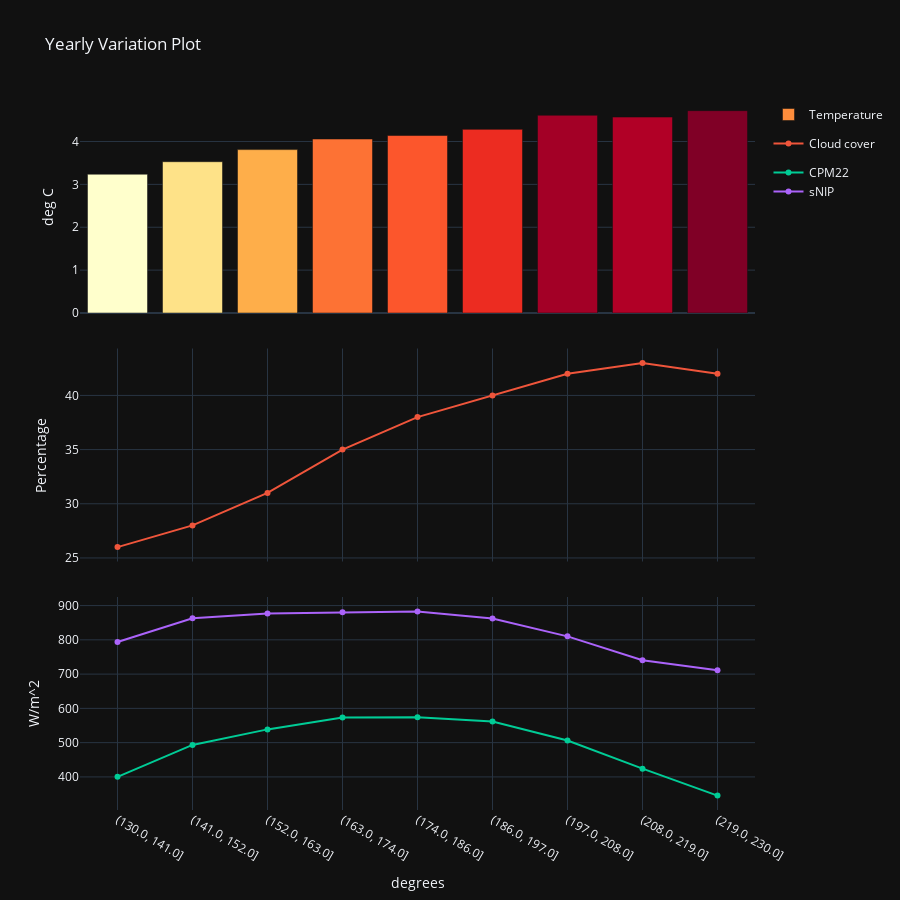

Notebook source saved alongside this figure:
### Code cell
#visualizing azimuth angle vs temperature
X = [interval for interval in dataset_train_angle.index]
trace0 = go.Bar(
    x = X, 
    y = dataset_train_angle["Tower Wet Bulb Temp [deg C]"],
    marker = dict(
        color = dataset_train_angle["Tower Wet Bulb Temp [deg C]"],
        colorscale = "ylorrd"
    ),
    name = "Temperature",
    legendgroup = "1"
)


#visualizing azimuth angle vs cloud cover
trace1 = go.Scatter(
    x = X,
    y = dataset_train_angle["Total Cloud Cover [%]"],
    mode = "markers+lines",
    name = "Cloud cover",
    legendgroup = "2"
)


#visualizing azimuth angle vs irradiation
trace2 = go.Scatter(
    x = X,
    y = dataset_train_angle["Global CMP22 (vent/cor) [W/m^2]"],
    mode = "markers+lines",
    name = "CPM22",
    legendgroup = "3"
)
trace3 = go.Scatter(
    x = X,
    y = dataset_train_angle["Direct sNIP [W/m^2]"],
    mode = "markers+lines",
    name = "sNIP",
    legendgroup = "3"
)
fig = subplots.make_subplots(rows = 3, cols = 1, 
                             shared_xaxes = True, 
                             vertical_spacing = 0.05)
fig.add_trace(trace0, row = 1, col = 1)
fig.add_trace(trace1, row = 2, col = 1)
fig.add_trace(trace2, row = 3, col = 1)
fig.add_trace(trace3, row = 3, col = 1)
fig.update_yaxes(title_text = "deg C", row = 1, col = 1)
fig.update_yaxes(title_text = "Percentage", row = 2, col = 1)
fig.update_yaxes(title_text = "W/m^2", row = 3, col = 1)
fig.update_xaxes(title_text = "degrees", row = 3, col = 1)
fig["layout"].update(title = "Yearly Variation Plot", 
                     template = "plotly_dark", height = 900)
fig.show()

### Figure 1 — Plotly figure (JSON) as saved in the notebook; plotly's stock layout.template omitted (floating-point values rounded to 4 significant figures)
{"data": [{"legendgroup": "1", "marker": {"color": [3.237, 3.529, 3.811, 4.058, 4.14, 4.284, 4.613, 4.57, 4.72], "colorscale": [[0, "rgb(255,255,204)"], [0.125, "rgb(255,237,160)"], [0.25, "rgb(254,217,118)"], [0.375, "rgb(254,178,76)"], [0.5, "rgb(253,141,60)"], [0.625, "rgb(252,78,42)"], [0.75, "rgb(227,26,28)"], [0.875, "rgb(189,0,38)"], [1, "rgb(128,0,38)"]]}, "name": "Temperature", "type": "bar", "x": ["(130.0, 141.0]", "(141.0, 152.0]", "(152.0, 163.0]", "(163.0, 174.0]", "(174.0, 186.0]", "(186.0, 197.0]", "(197.0, 208.0]", "(208.0, 219.0]", "(219.0, 230.0]"], "xaxis": "x", "y": [3.237, 3.529, 3.811, 4.058, 4.14, 4.284, 4.613, 4.57, 4.72], "yaxis": "y"}, {"legendgroup": "2", "mode": "markers+lines", "name": "Cloud cover", "type": "scatter", "x": ["(130.0, 141.0]", "(141.0, 152.0]", "(152.0, 163.0]", "(163.0, 174.0]", "(174.0, 186.0]", "(186.0, 197.0]", "(197.0, 208.0]", "(208.0, 219.0]", "(219.0, 230.0]"], "xaxis": "x2", "y": [26, 28, 31, 35, 38, 40, 42, 43, 42], "yaxis": "y2"}, {"legendgroup": "3", "mode": "markers+lines", "name": "CPM22", "type": "scatter", "x": ["(130.0, 141.0]", "(141.0, 152.0]", "(152.0, 163.0]", "(163.0, 174.0]", "(174.0, 186.0]", "(186.0, 197.0]", "(197.0, 208.0]", "(208.0, 219.0]", "(219.0, 230.0]"], "xaxis": "x3", "y": [400.2, 493.3, 538.7, 573.1, 574.0, 561.6, 506.2, 424.1, 345.5], "yaxis": "y3"}, {"legendgroup": "3", "mode": "markers+lines", "name": "sNIP", "type": "scatter", "x": ["(130.0, 141.0]", "(141.0, 152.0]", "(152.0, 163.0]", "(163.0, 174.0]", "(174.0, 186.0]", "(186.0, 197.0]", "(197.0, 208.0]", "(208.0, 219.0]", "(219.0, 230.0]"], "xaxis": "x3", "y": [793.6, 862.7, 876.5, 880.5, 883.0, 862.5, 810.1, 740.3, 711.2], "yaxis": "y3"}], "layout": {"height": 900, "title": {"text": "Yearly Variation Plot"}, "xaxis": {"anchor": "y", "domain": [0, 1], "matches": "x3", "showticklabels": false}, "xaxis2": {"anchor": "y2", "domain": [0, 1], "matches": "x3", "showticklabels": false}, "xaxis3": {"anchor": "y3", "domain": [0, 1], "title": {"text": "degrees"}}, "yaxis": {"anchor": "x", "domain": [0.7, 1], "title": {"text": "deg C"}}, "yaxis2": {"anchor": "x2", "domain": [0.35, 0.65], "title": {"text": "Percentage"}}, "yaxis3": {"anchor": "x3", "domain": [0, 0.3], "title": {"text": "W/m^2"}}}}
